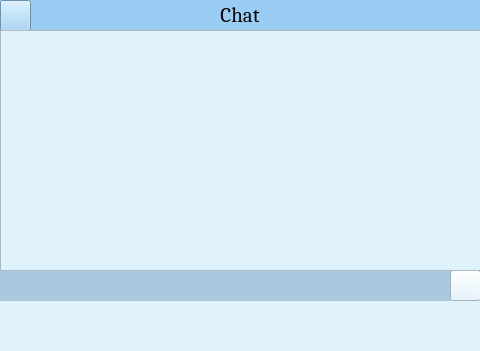
<?xml version="1.0" encoding="UTF-8"?>
<ui version="4.0">
 <class>gdhtchat</class>
 <widget class="QMainWindow" name="gdhtchat">
  <property name="geometry">
   <rect>
    <x>0</x>
    <y>0</y>
    <width>480</width>
    <height>351</height>
   </rect>
  </property>
  <property name="windowTitle">
   <string>gdhtchat</string>
  </property>
  <property name="styleSheet">
   <string notr="true">background-color: rgb(224, 243, 253)</string>
  </property>
  <widget class="QWidget" name="centralwidget">
   <widget class="QLabel" name="lblchat">
    <property name="geometry">
     <rect>
      <x>0</x>
      <y>0</y>
      <width>480</width>
      <height>31</height>
     </rect>
    </property>
    <property name="font">
     <font>
      <family>Cambria</family>
      <pointsize>16</pointsize>
     </font>
    </property>
    <property name="styleSheet">
     <string notr="true">background-color: rgb(154, 205, 244)</string>
    </property>
    <property name="text">
     <string>&lt;html&gt;&lt;head/&gt;&lt;body&gt;&lt;p&gt;Chat&lt;/p&gt;&lt;/body&gt;&lt;/html&gt;</string>
    </property>
    <property name="alignment">
     <set>Qt::AlignCenter</set>
    </property>
   </widget>
   <widget class="QPushButton" name="btnmuiten">
    <property name="geometry">
     <rect>
      <x>0</x>
      <y>0</y>
      <width>31</width>
      <height>31</height>
     </rect>
    </property>
    <property name="styleSheet">
     <string notr="true">background-color: rgb(154, 205, 244)</string>
    </property>
    <property name="text">
     <string/>
    </property>
    <property name="icon">
     <iconset>
      <normaloff>image/i_muiten.png</normaloff>image/i_muiten.png</iconset>
    </property>
   </widget>
   <widget class="QLineEdit" name="txtnhaptinnhan">
    <property name="geometry">
     <rect>
      <x>0</x>
      <y>270</y>
      <width>451</width>
      <height>31</height>
     </rect>
    </property>
    <property name="font">
     <font>
      <pointsize>10</pointsize>
     </font>
    </property>
    <property name="styleSheet">
     <string notr="true">background-color: rgb(171, 200, 223);
border-radius: 36px
</string>
    </property>
    <property name="text">
     <string/>
    </property>
   </widget>
   <widget class="QPushButton" name="tbnguitinnhan">
    <property name="geometry">
     <rect>
      <x>450</x>
      <y>270</y>
      <width>31</width>
      <height>31</height>
     </rect>
    </property>
    <property name="text">
     <string/>
    </property>
    <property name="icon">
     <iconset>
      <normaloff>../Downloads/paper-plane-top.png</normaloff>../Downloads/paper-plane-top.png</iconset>
    </property>
   </widget>
   <widget class="QTextBrowser" name="tbthoptinnhan">
    <property name="geometry">
     <rect>
      <x>0</x>
      <y>30</y>
      <width>481</width>
      <height>241</height>
     </rect>
    </property>
    <property name="font">
     <font>
      <pointsize>12</pointsize>
     </font>
    </property>
   </widget>
  </widget>
  <widget class="QMenuBar" name="menubar">
   <property name="geometry">
    <rect>
     <x>0</x>
     <y>0</y>
     <width>480</width>
     <height>18</height>
    </rect>
   </property>
  </widget>
  <widget class="QStatusBar" name="statusbar"/>
 </widget>
 <resources>
  <include location="canhan.qrc"/>
  <include location="taihinhanh.qrc"/>
 </resources>
 <connections/>
</ui>
